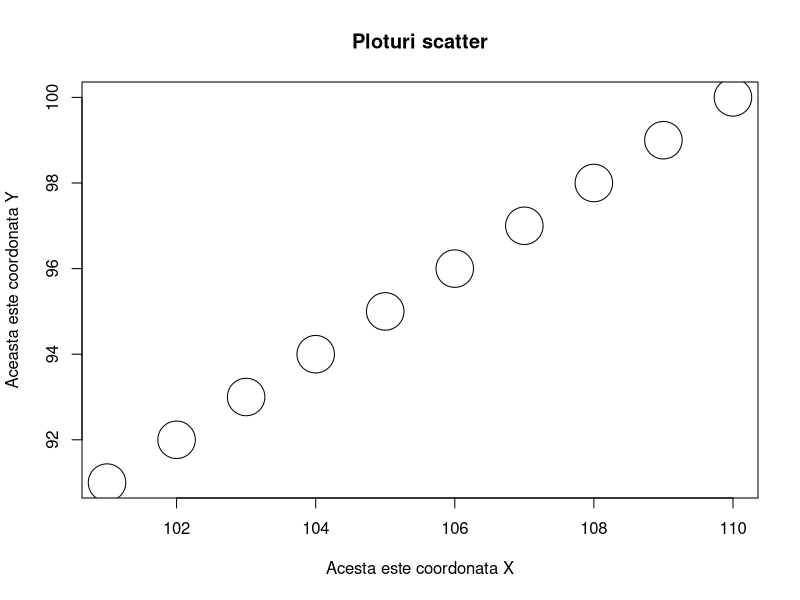
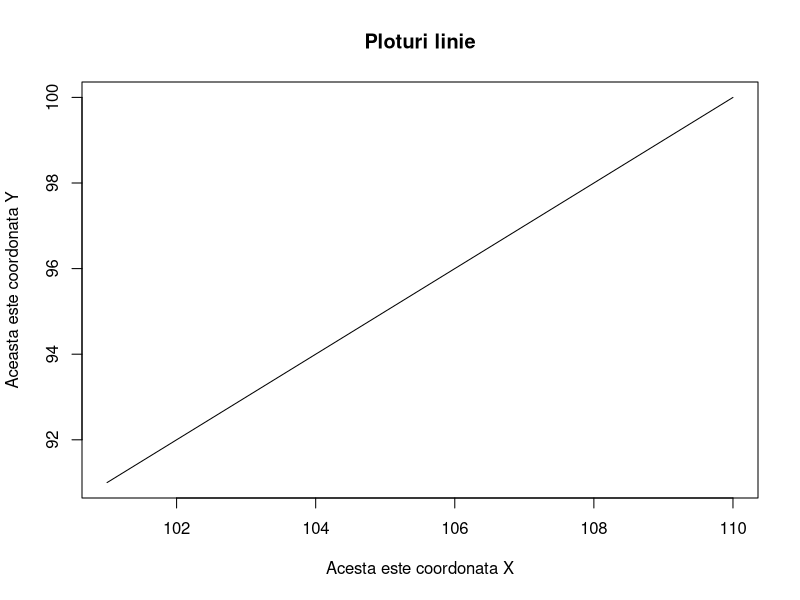
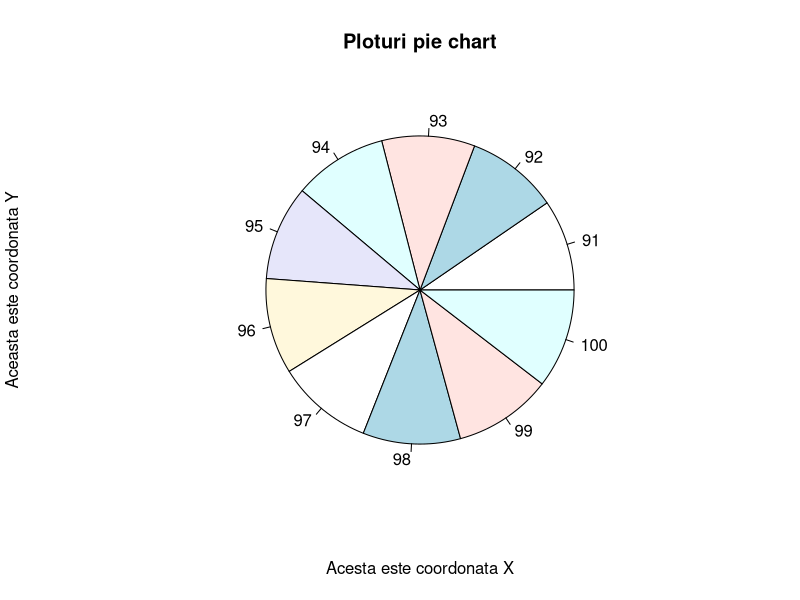
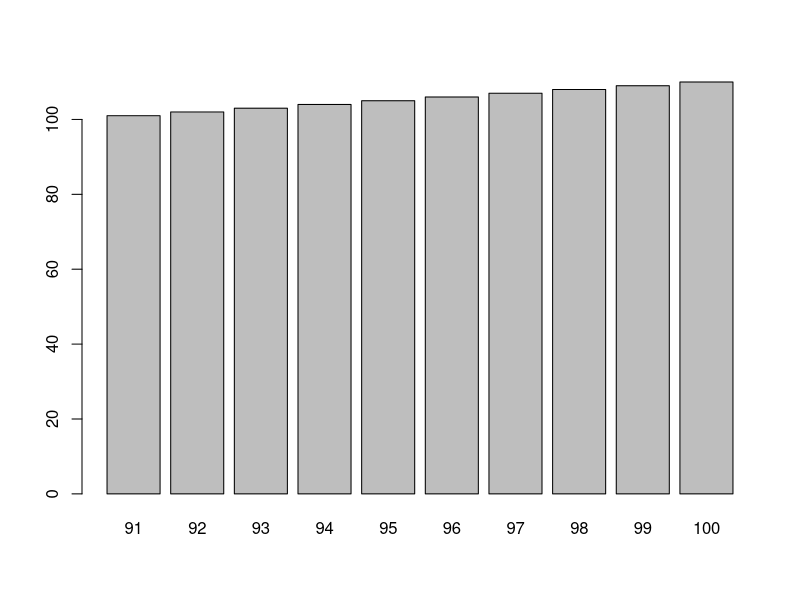

Write R code to recreate these figures, in order.
x <- 101:110
y <- 91:100

titlu <- "Ploturi scatter"
plot(x, y, cex=5,  main=titlu, xlab="Acesta este coordonata X", ylab="Aceasta este coordonata Y" )

titlu <- "Ploturi linie"
plot(x, y, type="l", cex=5,  main=titlu, xlab="Acesta este coordonata X", ylab="Aceasta este coordonata Y" )


titlu <- "Ploturi pie chart"
pie(x, label = y, main=titlu, xlab="Acesta este coordonata X", ylab="Aceasta este coordonata Y" )


barplot(x, names.arg =y )
